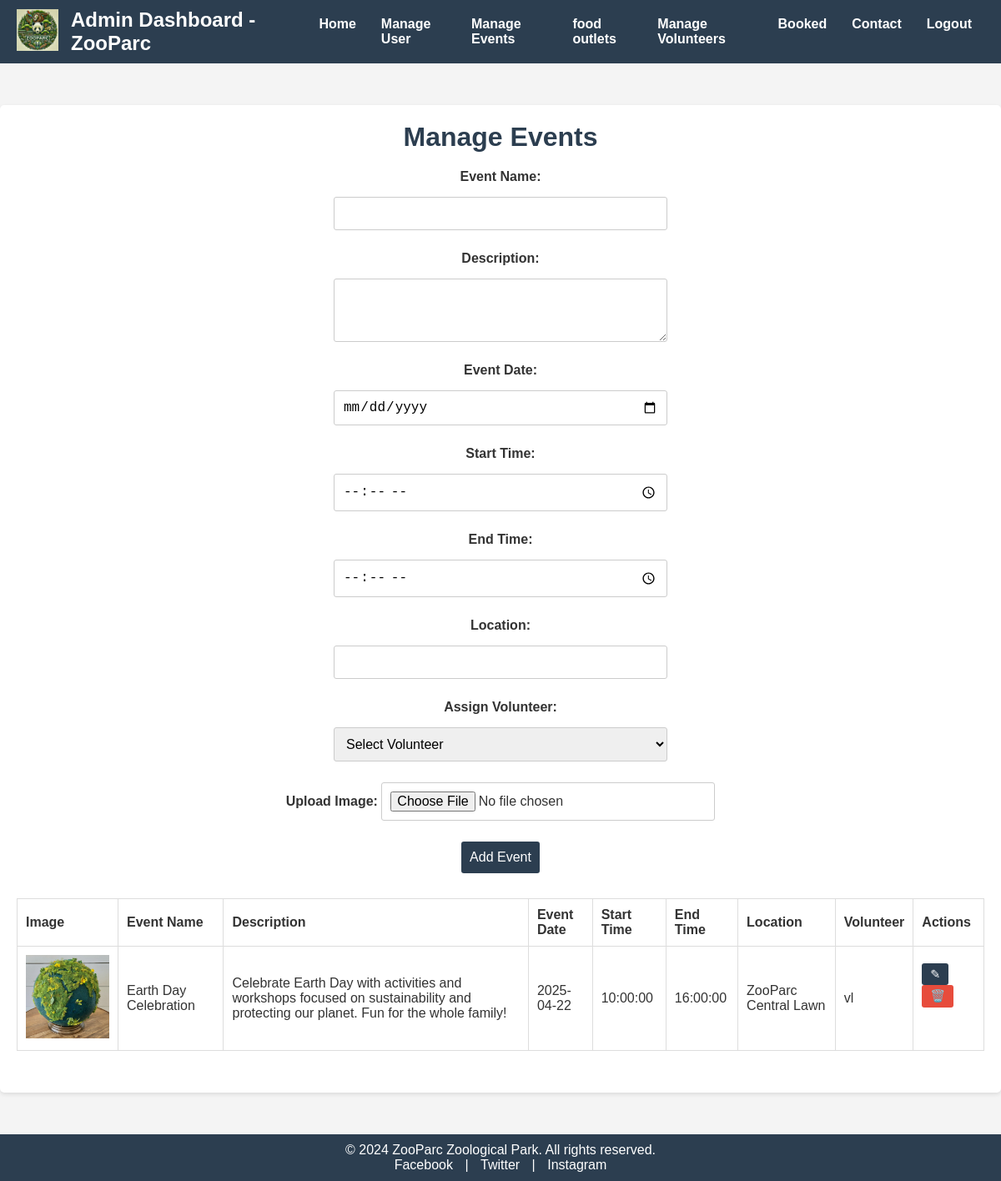
The page /manage-events.php on the database its author committed.
### tables this page shows
CREATE TABLE `events` (
  `event_id` int(11) NOT NULL,
  `event_name` varchar(150) DEFAULT NULL,
  `description` text DEFAULT NULL,
  `event_date` date DEFAULT NULL,
  `start_time` time DEFAULT NULL,
  `end_time` time DEFAULT NULL,
  `location` varchar(100) DEFAULT NULL,
  `image` varchar(255) DEFAULT NULL,
  `created_by` int(11) DEFAULT NULL,
  `created_at` timestamp NOT NULL DEFAULT current_timestamp()
);

CREATE TABLE `users` (
  `user_id` int(11) NOT NULL,
  `name` varchar(100) DEFAULT NULL,
  `email` varchar(100) DEFAULT NULL,
  `password` varchar(255) DEFAULT NULL,
  `role` enum('admin','volunteer','visitor') DEFAULT 'visitor',
  `registration_date` timestamp NOT NULL DEFAULT current_timestamp()
);

### manage-events.php (the view, shortened to what this page needs)
<!DOCTYPE html>
<html lang="en">
<head>
    <link rel="stylesheet" href="css/manage-events.css">
</head>
<body>
<?php include('php/admin-header.php'); ?>
<main>
    <section class="event-management">
        <h2>Manage Events</h2>
        <?php
        $conn = new mysqli('localhost', 'root', '', 'zoo');
        $sql = "SELECT e.*, u.name AS volunteer_name FROM Events e JOIN Users u ON e.created_by = u.user_id";
        $result = $conn->query($sql);
        ?>
        <form action="manage-events.php" method="POST" enctype="multipart/form-data">
            <label for="event_name">Event Name:</label>
            <input type="text" name="event_name" id="event_name" required>
            <label for="description">Description:</label>
            <textarea name="description" id="description" rows="3" required></textarea>
            <label for="event_date">Event Date:</label>
            <input type="date" name="event_date" id="event_date" required>
            <label for="start_time">Start Time:</label>
            <input type="time" name="start_time" id="start_time" required>
            <label for="end_time">End Time:</label>
            <input type="time" name="end_time" id="end_time" required>
            <label for="location">Location:</label>
            <input type="text" name="location" id="location" required>
            <label for="created_by">Assign Volunteer:</label>
            <select name="created_by" id="created_by" required>
                <option value="">Select Volunteer</option>
            </select>
            <div id="image-upload-container">
                <label for="image">Upload Image:</label>
                <input type="file" name="image" id="image">
            </div>
            <input type="submit" id="submit-button" value="Add Event">
        </form>
        <table>
            <thead>
                <tr>
                    <th>Image</th>
                    <th>Event Name</th>
                    <th>Description</th>
                    <th>Event Date</th>
                    <th>Start Time</th>
                    <th>End Time</th>
                    <th>Location</th>
                    <th>Volunteer</th>
                    <th>Actions</th>
                </tr>
            </thead>
            <tbody>
                <?php
                if ($result->num_rows > 0) {
                    while($row = $result->fetch_assoc()) {
                        $imagePath = $row['image'] ? $row['image'] : 'images/default-image.png';
                        echo "<tr>
                                <td><img src='{$imagePath}' alt='{$row['event_name']}' width='100'></td>
                                <td>{$row['event_name']}</td>
                                <td>{$row['description']}</td>
                                <td>{$row['event_date']}</td>
                                <td>{$row['start_time']}</td>
                                <td>{$row['end_time']}</td>
                                <td>{$row['location']}</td>
                                <td>{$row['volunteer_name']}</td>
                                <td>
                                    <button type='button' onclick='editEvent({$row['event_id']}, \"{$row['event_name']}\", \"{$row['description']}\", \"{$row['event_date']}\", \"{$row['start_time']}\", \"{$row['end_time']}\", \"{$row['location']}\", \"{$row['created_by']}\", \"{$row['image']}\")' class='edit-btn'>✎</button>
                                    <form id='delete-form-{$row['event_id']}' action='manage-events.php' method='POST' style='display:inline-block;'>
                                        <input type='hidden' name='delete_event_id' value='{$row['event_id']}'>
                                        <button type='button' onclick='confirmDelete({$row['event_id']})' class='delete-btn'>🗑️</button>
                                    </form>
                                </td>
                            </tr>";
                    }
                } else {
                    echo "<tr><td colspan='9'>No events found.</td></tr>";
                }
                ?>
            </tbody>
        </table>
    </section>
</main>
<?php include('php/footer.php'); ?>
</body>
</html>

### php/admin-header.php (shortened to what this page needs)
<header>
    <div class="header-content">
        <div class="logo">
            <img src="images/logo.jpg" alt="ZooParc Logo">
        </div>
        <div class="site-title">
            <h1>Admin Dashboard - ZooParc</h1>
        </div>
    </div>
    <nav class="nav-menu">
        <ul>
            <li><a href="adminindex.php">Home</a></li>
            <li><a href="Manageuser.php">Manage User</a></li>
            <li><a href="manage-events.php">Manage Events</a></li>
            <li><a href="managefood-outlets.php">food outlets</a></li>
            <li><a href="manage-volunteers.php">Manage Volunteers</a></li>
            <li><a href="Bookeddetails.php">Booked </a></li>
            <li><a href="Contactdetails.php">Contact</a></li>
            <li><a href="logout.php">Logout</a></li>
        </ul>
    </nav>
</header>

### php/footer.php
<footer>
    <p>&copy; 2024 ZooParc Zoological Park. All rights reserved.</p>
    <div class="social-media">
        <a href="#">Facebook</a> |
        <a href="#">Twitter</a> |
        <a href="#">Instagram</a>
    </div>
</footer>

### css/manage-events.css (style rules this page uses)
* { margin: 0; padding: 0; box-sizing: border-box; }
body { font-family: 'Arial', sans-serif; background-color: #f4f4f4; color: #333; }
main { max-width: 1200px; margin: 50px auto; padding: 20px; background-color: #fff; border-radius: 5px; box-shadow: 0 2px 5px rgba(0, 0, 0, 0.1); text-align: center; }
h2 { margin-bottom: 20px; font-size: 2rem; color: #2c3e50; }
form { margin-bottom: 30px; display: flex; flex-direction: column; gap: 10px; }
form label { text-align: center; margin-bottom: 5px; font-weight: bold; }
form input[type="text"], form input[type="date"], form input[type="time"], form input[type="file"], form select, form textarea { padding: 10px; margin-bottom: 15px; border: 1px solid #ccc; border-radius: 3px; font-size: 1rem; width: 100%; max-width: 400px; margin-left: auto; margin-right: auto; }
form input[type="submit"] { background-color: #2c3e50; color: #fff; border: none; padding: 10px; border-radius: 3px; cursor: pointer; font-size: 1rem; transition: background-color 0.3s; max-width: 200px; margin-left: auto; margin-right: auto; }
table { width: 100%; border-collapse: collapse; margin-bottom: 30px; }
table th, table td { padding: 10px; border: 1px solid #ddd; text-align: left; }
.edit-btn, .delete-btn { background-color: #2c3e50; color: #fff; border: none; padding: 5px 10px; border-radius: 3px; cursor: pointer; font-size: 0.9rem; transition: background-color 0.3s; }
.delete-btn { background-color: #e74c3c; }
footer { background: #2c3e50; color: #fff; text-align: center; padding: 10px 0; margin-top: 20px; }
footer .social-media a { color: #fff; text-decoration: none; margin: 0 10px; }
header { background: #2c3e50; color: #fff; display: flex; justify-content: space-between; align-items: center; padding: 10px 20px; position: sticky; top: 0; z-index: 1000; }
.header-content { display: flex; align-items: center; }
.logo img { height: 50px; margin-right: 15px; }
.site-title h1 { font-size: 1.5rem; font-weight: bold; color: #fff; margin: 0; }
header .nav-menu ul { list-style: none; display: flex; margin: 0; }
header .nav-menu ul li { margin: 0 15px; }
header .nav-menu ul li a { color: #fff; text-decoration: none; font-weight: bold; transition: color 0.3s; }

### rows shown on the page
events: image (picture), event_name "Earth Day Celebration", description "Celebrate Earth Day with activities and workshops focused on sustainability and protecting our planet. Fun for the whole family!", event_date "2025-04-22", start_time "10:00:00", end_time "16:00:00", location "ZooParc Central Lawn", created_by.name "vl"
